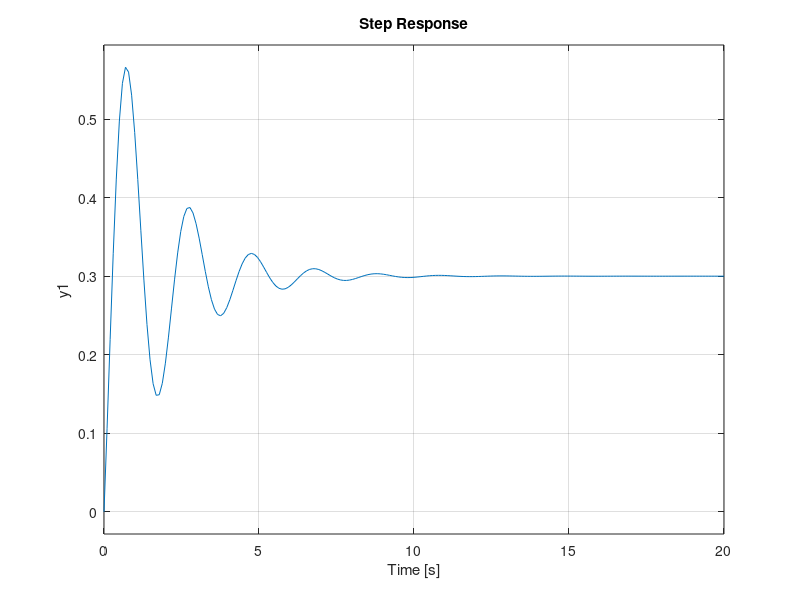

Recreate this plot in MATLAB.
%% Vorbereitung
clear all, close all, clc
%% Aufgabe 1
a = [1 1.1 10];
b = [1 3];

sys = tf(b,a)

sys_ss = ss(sys)

step(sys_ss)
%% Aufgabe 2
